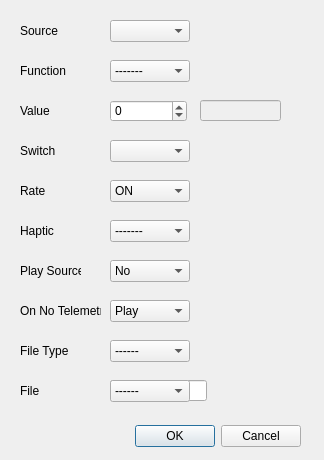
<?xml version="1.0" encoding="UTF-8"?>
<ui version="4.0">
 <class>VoiceAlarmDialog</class>
 <widget class="QDialog" name="VoiceAlarmDialog">
  <property name="geometry">
   <rect>
    <x>0</x>
    <y>0</y>
    <width>324</width>
    <height>460</height>
   </rect>
  </property>
  <property name="windowTitle">
   <string>Dialog</string>
  </property>
  <widget class="QDialogButtonBox" name="buttonBox">
   <property name="geometry">
    <rect>
     <x>60</x>
     <y>420</y>
     <width>241</width>
     <height>32</height>
    </rect>
   </property>
   <property name="orientation">
    <enum>Qt::Horizontal</enum>
   </property>
   <property name="standardButtons">
    <set>QDialogButtonBox::Cancel|QDialogButtonBox::Ok</set>
   </property>
  </widget>
  <widget class="QComboBox" name="SourceCB">
   <property name="geometry">
    <rect>
     <x>110</x>
     <y>20</y>
     <width>80</width>
     <height>22</height>
    </rect>
   </property>
  </widget>
  <widget class="QLabel" name="label">
   <property name="geometry">
    <rect>
     <x>20</x>
     <y>20</y>
     <width>52</width>
     <height>21</height>
    </rect>
   </property>
   <property name="text">
    <string>Source</string>
   </property>
  </widget>
  <widget class="QComboBox" name="FunctionCB">
   <property name="geometry">
    <rect>
     <x>110</x>
     <y>60</y>
     <width>80</width>
     <height>22</height>
    </rect>
   </property>
   <item>
    <property name="text">
     <string>-------</string>
    </property>
   </item>
   <item>
    <property name="text">
     <string>v&gt;val</string>
    </property>
   </item>
   <item>
    <property name="text">
     <string>v&lt;val</string>
    </property>
   </item>
   <item>
    <property name="text">
     <string>|v|&gt;val</string>
    </property>
   </item>
   <item>
    <property name="text">
     <string>|v|&lt;val</string>
    </property>
   </item>
   <item>
    <property name="text">
     <string>v~=val</string>
    </property>
   </item>
   <item>
    <property name="text">
     <string>v=val</string>
    </property>
   </item>
  </widget>
  <widget class="QLabel" name="label_2">
   <property name="geometry">
    <rect>
     <x>20</x>
     <y>60</y>
     <width>52</width>
     <height>21</height>
    </rect>
   </property>
   <property name="text">
    <string>Function</string>
   </property>
  </widget>
  <widget class="QSpinBox" name="ValueSB">
   <property name="geometry">
    <rect>
     <x>110</x>
     <y>100</y>
     <width>77</width>
     <height>22</height>
    </rect>
   </property>
   <property name="minimum">
    <number>-32000</number>
   </property>
   <property name="maximum">
    <number>32000</number>
   </property>
  </widget>
  <widget class="QLabel" name="label_3">
   <property name="geometry">
    <rect>
     <x>20</x>
     <y>100</y>
     <width>52</width>
     <height>21</height>
    </rect>
   </property>
   <property name="text">
    <string>Value</string>
   </property>
  </widget>
  <widget class="QComboBox" name="SwitchCB">
   <property name="geometry">
    <rect>
     <x>110</x>
     <y>140</y>
     <width>80</width>
     <height>22</height>
    </rect>
   </property>
  </widget>
  <widget class="QLabel" name="label_4">
   <property name="geometry">
    <rect>
     <x>20</x>
     <y>140</y>
     <width>52</width>
     <height>21</height>
    </rect>
   </property>
   <property name="text">
    <string>Switch</string>
   </property>
  </widget>
  <widget class="QComboBox" name="RateCB">
   <property name="geometry">
    <rect>
     <x>110</x>
     <y>180</y>
     <width>80</width>
     <height>22</height>
    </rect>
   </property>
   <item>
    <property name="text">
     <string>ON</string>
    </property>
   </item>
   <item>
    <property name="text">
     <string>OFF</string>
    </property>
   </item>
   <item>
    <property name="text">
     <string>BOTH</string>
    </property>
   </item>
   <item>
    <property name="text">
     <string>ALL</string>
    </property>
   </item>
   <item>
    <property name="text">
     <string>2</string>
    </property>
   </item>
   <item>
    <property name="text">
     <string>3</string>
    </property>
   </item>
   <item>
    <property name="text">
     <string>4</string>
    </property>
   </item>
   <item>
    <property name="text">
     <string>5</string>
    </property>
   </item>
   <item>
    <property name="text">
     <string>6</string>
    </property>
   </item>
   <item>
    <property name="text">
     <string>7</string>
    </property>
   </item>
   <item>
    <property name="text">
     <string>8</string>
    </property>
   </item>
   <item>
    <property name="text">
     <string>9</string>
    </property>
   </item>
   <item>
    <property name="text">
     <string>10</string>
    </property>
   </item>
   <item>
    <property name="text">
     <string>11</string>
    </property>
   </item>
   <item>
    <property name="text">
     <string>12</string>
    </property>
   </item>
   <item>
    <property name="text">
     <string>13</string>
    </property>
   </item>
   <item>
    <property name="text">
     <string>14</string>
    </property>
   </item>
   <item>
    <property name="text">
     <string>15</string>
    </property>
   </item>
   <item>
    <property name="text">
     <string>16</string>
    </property>
   </item>
   <item>
    <property name="text">
     <string>17</string>
    </property>
   </item>
   <item>
    <property name="text">
     <string>18</string>
    </property>
   </item>
   <item>
    <property name="text">
     <string>19</string>
    </property>
   </item>
   <item>
    <property name="text">
     <string>20</string>
    </property>
   </item>
   <item>
    <property name="text">
     <string>21</string>
    </property>
   </item>
   <item>
    <property name="text">
     <string>22</string>
    </property>
   </item>
   <item>
    <property name="text">
     <string>23</string>
    </property>
   </item>
   <item>
    <property name="text">
     <string>24</string>
    </property>
   </item>
   <item>
    <property name="text">
     <string>25</string>
    </property>
   </item>
   <item>
    <property name="text">
     <string>26</string>
    </property>
   </item>
   <item>
    <property name="text">
     <string>27</string>
    </property>
   </item>
   <item>
    <property name="text">
     <string>28</string>
    </property>
   </item>
   <item>
    <property name="text">
     <string>29</string>
    </property>
   </item>
   <item>
    <property name="text">
     <string>30</string>
    </property>
   </item>
   <item>
    <property name="text">
     <string>ONCE</string>
    </property>
   </item>
  </widget>
  <widget class="QLabel" name="label_5">
   <property name="geometry">
    <rect>
     <x>20</x>
     <y>180</y>
     <width>52</width>
     <height>21</height>
    </rect>
   </property>
   <property name="text">
    <string>Rate</string>
   </property>
  </widget>
  <widget class="QLabel" name="label_6">
   <property name="geometry">
    <rect>
     <x>20</x>
     <y>220</y>
     <width>52</width>
     <height>21</height>
    </rect>
   </property>
   <property name="text">
    <string>Haptic</string>
   </property>
  </widget>
  <widget class="QComboBox" name="HapticCB">
   <property name="geometry">
    <rect>
     <x>110</x>
     <y>220</y>
     <width>80</width>
     <height>22</height>
    </rect>
   </property>
   <item>
    <property name="text">
     <string>-------</string>
    </property>
   </item>
   <item>
    <property name="text">
     <string>Haptic1</string>
    </property>
   </item>
   <item>
    <property name="text">
     <string>Haptic2</string>
    </property>
   </item>
   <item>
    <property name="text">
     <string>Haptic3</string>
    </property>
   </item>
  </widget>
  <widget class="QComboBox" name="FileTypeCB">
   <property name="geometry">
    <rect>
     <x>110</x>
     <y>340</y>
     <width>80</width>
     <height>22</height>
    </rect>
   </property>
   <item>
    <property name="text">
     <string>------</string>
    </property>
   </item>
   <item>
    <property name="text">
     <string>Name</string>
    </property>
   </item>
   <item>
    <property name="text">
     <string>Number</string>
    </property>
   </item>
   <item>
    <property name="text">
     <string>Audio</string>
    </property>
   </item>
  </widget>
  <widget class="QLabel" name="label_7">
   <property name="geometry">
    <rect>
     <x>20</x>
     <y>340</y>
     <width>52</width>
     <height>21</height>
    </rect>
   </property>
   <property name="text">
    <string>File Type</string>
   </property>
  </widget>
  <widget class="QSpinBox" name="FileNumberSB">
   <property name="geometry">
    <rect>
     <x>110</x>
     <y>380</y>
     <width>77</width>
     <height>22</height>
    </rect>
   </property>
   <property name="minimum">
    <number>-32000</number>
   </property>
   <property name="maximum">
    <number>32000</number>
   </property>
  </widget>
  <widget class="QLabel" name="label_8">
   <property name="geometry">
    <rect>
     <x>20</x>
     <y>380</y>
     <width>52</width>
     <height>21</height>
    </rect>
   </property>
   <property name="text">
    <string>File</string>
   </property>
  </widget>
  <widget class="QLineEdit" name="FileName">
   <property name="geometry">
    <rect>
     <x>110</x>
     <y>380</y>
     <width>97</width>
     <height>21</height>
    </rect>
   </property>
   <property name="maxLength">
    <number>8</number>
   </property>
  </widget>
  <widget class="QComboBox" name="AudioCB">
   <property name="geometry">
    <rect>
     <x>110</x>
     <y>380</y>
     <width>80</width>
     <height>22</height>
    </rect>
   </property>
   <item>
    <property name="text">
     <string>------</string>
    </property>
   </item>
   <item>
    <property name="text">
     <string>Name</string>
    </property>
   </item>
   <item>
    <property name="text">
     <string>Number</string>
    </property>
   </item>
   <item>
    <property name="text">
     <string>Audio</string>
    </property>
   </item>
  </widget>
  <widget class="QLineEdit" name="TelemValue">
   <property name="enabled">
    <bool>false</bool>
   </property>
   <property name="geometry">
    <rect>
     <x>200</x>
     <y>100</y>
     <width>81</width>
     <height>21</height>
    </rect>
   </property>
  </widget>
  <widget class="QLabel" name="label_9">
   <property name="geometry">
    <rect>
     <x>20</x>
     <y>260</y>
     <width>61</width>
     <height>21</height>
    </rect>
   </property>
   <property name="text">
    <string>Play Source</string>
   </property>
  </widget>
  <widget class="QComboBox" name="PlaySourceCB">
   <property name="geometry">
    <rect>
     <x>110</x>
     <y>260</y>
     <width>80</width>
     <height>22</height>
    </rect>
   </property>
   <item>
    <property name="text">
     <string>No</string>
    </property>
   </item>
   <item>
    <property name="text">
     <string>Before</string>
    </property>
   </item>
   <item>
    <property name="text">
     <string>After</string>
    </property>
   </item>
  </widget>
  <widget class="QLabel" name="label_10">
   <property name="geometry">
    <rect>
     <x>20</x>
     <y>300</y>
     <width>81</width>
     <height>21</height>
    </rect>
   </property>
   <property name="text">
    <string>On No Telemetry</string>
   </property>
  </widget>
  <widget class="QComboBox" name="MuteCB">
   <property name="geometry">
    <rect>
     <x>110</x>
     <y>300</y>
     <width>80</width>
     <height>22</height>
    </rect>
   </property>
   <item>
    <property name="text">
     <string>Play</string>
    </property>
   </item>
   <item>
    <property name="text">
     <string>Mute</string>
    </property>
   </item>
  </widget>
 </widget>
 <resources/>
 <connections>
  <connection>
   <sender>buttonBox</sender>
   <signal>accepted()</signal>
   <receiver>VoiceAlarmDialog</receiver>
   <slot>accept()</slot>
   <hints>
    <hint type="sourcelabel">
     <x>248</x>
     <y>254</y>
    </hint>
    <hint type="destinationlabel">
     <x>157</x>
     <y>274</y>
    </hint>
   </hints>
  </connection>
  <connection>
   <sender>buttonBox</sender>
   <signal>rejected()</signal>
   <receiver>VoiceAlarmDialog</receiver>
   <slot>reject()</slot>
   <hints>
    <hint type="sourcelabel">
     <x>316</x>
     <y>260</y>
    </hint>
    <hint type="destinationlabel">
     <x>286</x>
     <y>274</y>
    </hint>
   </hints>
  </connection>
 </connections>
</ui>
